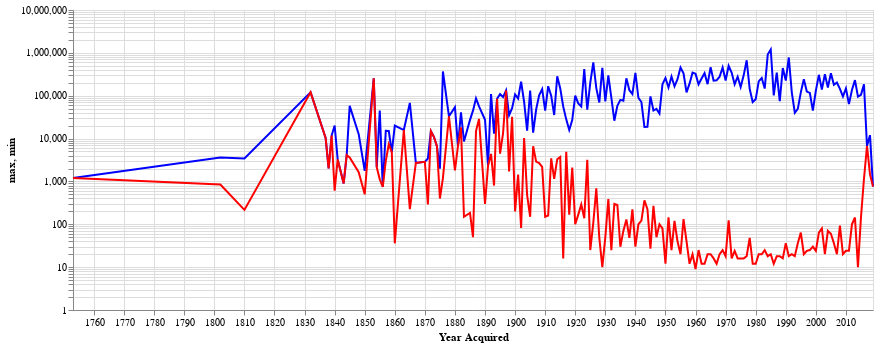

This figure's notebook cell:
### Markdown cell above
Let's set a log scale for each of these:

### Code cell
lines = alt.Chart(stats.reset_index()).encode(
    alt.X('Year Acquired:T')
).properties(
    width=800
)

lines = alt.layer(
    lines.mark_line(color='blue').encode(
        alt.Y('max:Q',scale=alt.Scale(type='log'))
             ),
    lines.mark_line(color='red').encode(
        alt.Y('min:Q',scale=alt.Scale(type='log'))
    )
)
lines

### Figure 1 — Vega-Lite specification as saved in the notebook (floating-point values rounded to 4 significant figures; data arrays with more than 128 entries replaced by an {"elided": "..."} marker saying what was removed)
{"config": {"view": {"continuousWidth": 400, "continuousHeight": 300}}, "layer": [{"mark": {"type": "line", "color": "blue"}, "encoding": {"x": {"field": "Year Acquired", "type": "temporal"}, "y": {"field": "max", "scale": {"type": "log"}, "type": "quantitative"}}, "width": 800}, {"mark": {"type": "line", "color": "red"}, "encoding": {"x": {"field": "Year Acquired", "type": "temporal"}, "y": {"field": "min", "scale": {"type": "log"}, "type": "quantitative"}}, "width": 800}], "data": {"name": "data-e8e4ee6bd8c2fa467c1704c26de52e8e"}, "$schema": "https://vega.github.io/schema/vega-lite/v4.17.0.json", "datasets": {"data-e8e4ee6bd8c2fa467c1704c26de52e8e": {"elided": "171 records"}}}
